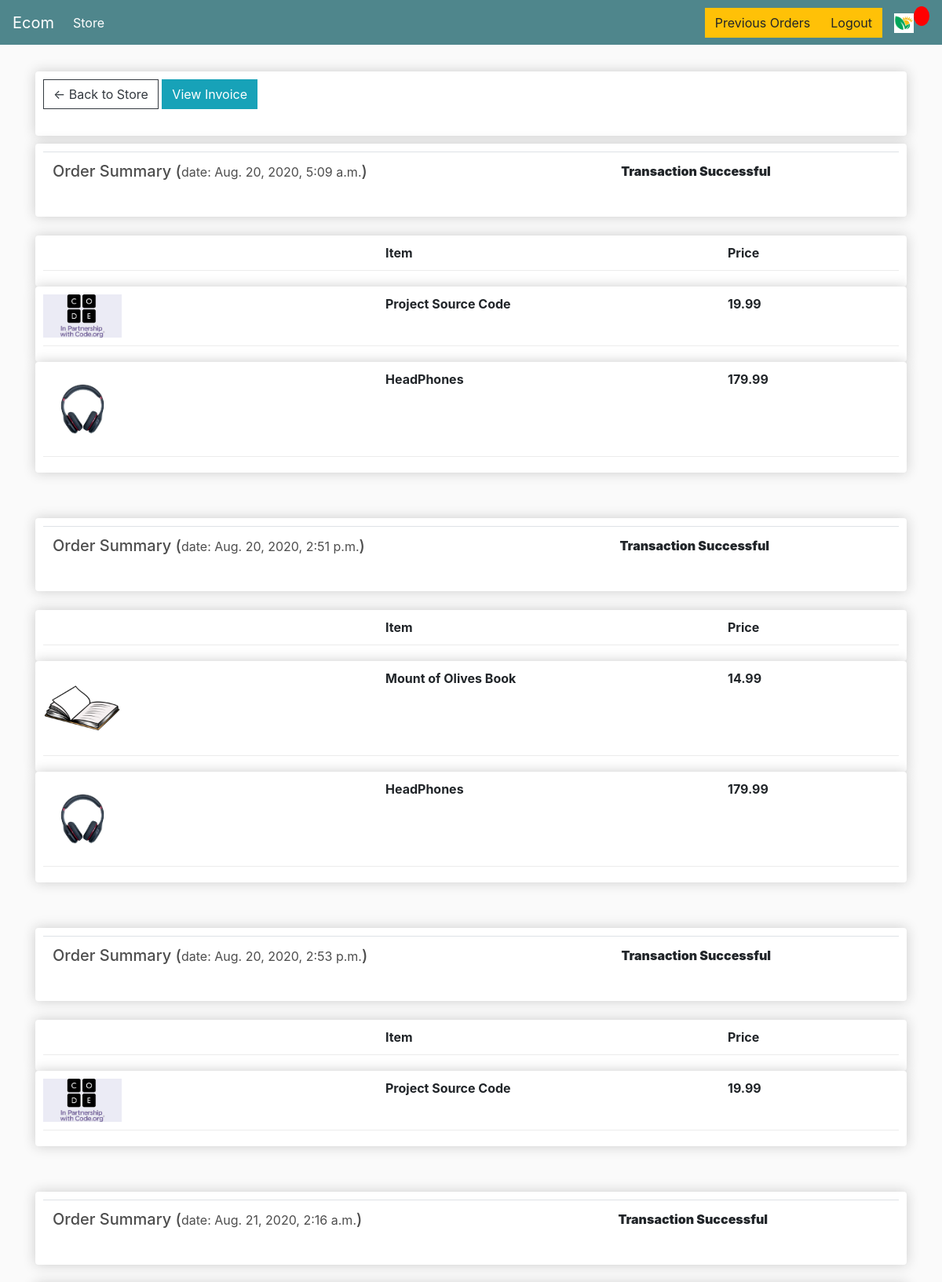
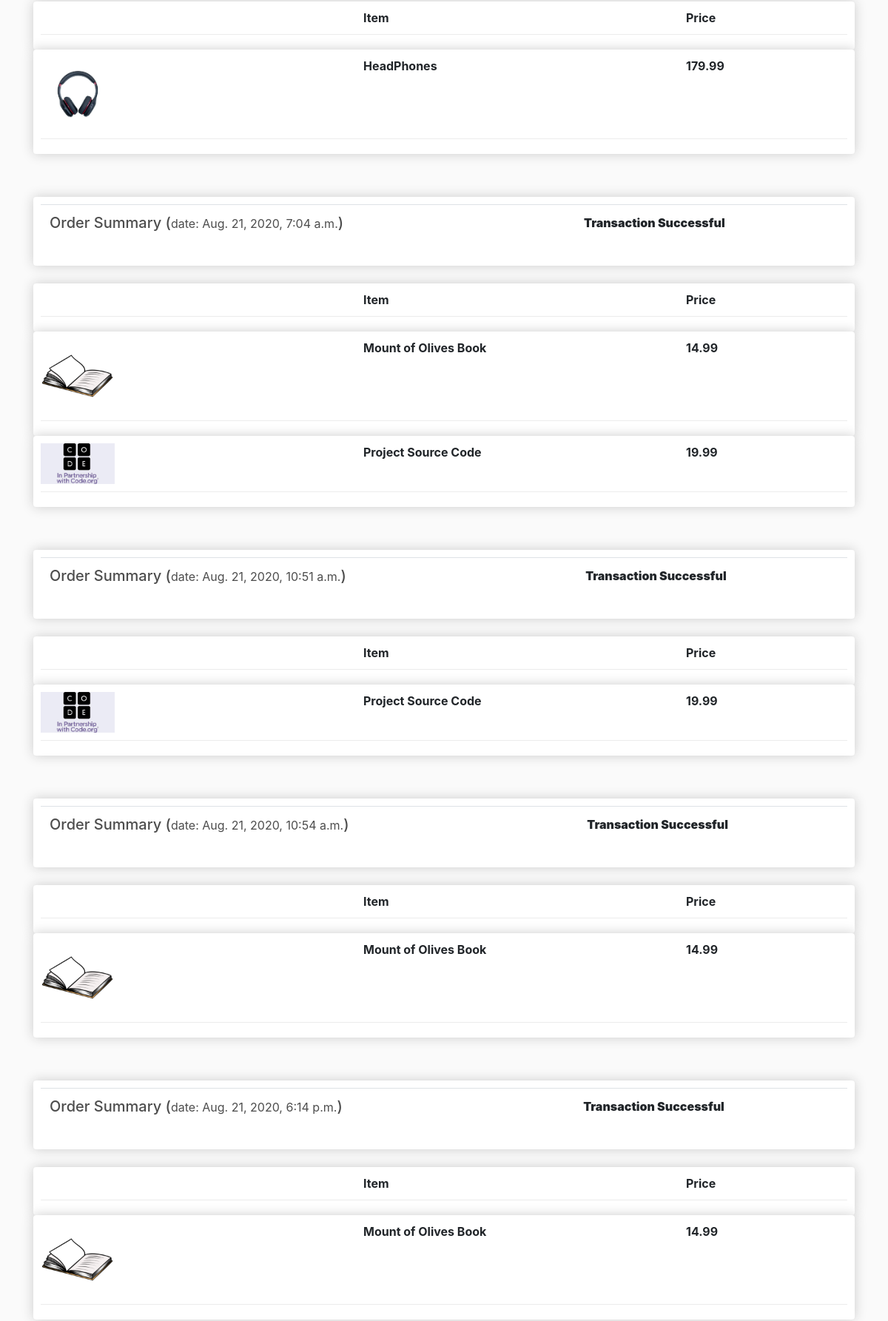
/previous_orders/ (signed in, upper part), run on the app's committed database (2 pictures, top to bottom).
### store/models.py (models this page shows, shortened)
class Order(models.Model):
    customer=models.ForeignKey(Customer,on_delete=models.SET_NULL,blank=True,null=True)
    date_ordered=models.DateTimeField(auto_now_add=True)
    complete=models.BooleanField(default=False,null=True,blank=False)
    transaction_id=models.CharField(max_length=200,null=True)

class Product(models.Model):
    CATEGORY = (
        ('Digital', 'Digital'),
        ('Not Digital', 'Not Digital'),
    )
    name=models.CharField(max_length=200,null=True)
    price=models.DecimalField(max_digits=7,decimal_places=2)
    digital=models.BooleanField(default=False,null=True,blank=True)
    image=models.ImageField(null=True,blank=True)
    shippable=models.CharField(max_length=200,null=True,blank=True,choices=CATEGORY)

### store/views.py (the view)
# urls.py: path('previous_orders/',views.previousOrders,name='previous_orders'),
@login_required(login_url='login')
def previousOrders(request):
    cur_user=request.user
    cur_cust=Customer.objects.filter(user=cur_user).first()
    cur_cust_orders=Order.objects.filter(customer=cur_cust)
    all_order_details=[]
    for order in cur_cust_orders:
        all_order_items=OrderItem.objects.filter(order=order)
        all_product_details=[]
        for orderItem in all_order_items:
            temp={'product_name':orderItem.product.name,
                  'product_image':orderItem.product.image,
                  'product_price':orderItem.product.price,
                  'product_quantity':orderItem.quantity}
            all_product_details.append(temp)
        qwe={'order':order,'details':all_product_details}
        all_order_details.append(qwe)
    data['all_order_details']=all_order_details
    context={
        'all_order_details':all_order_details,
    }
    return render(request,'store/my_orders.html',context)

### store/templates/store/my_orders.html
{% extends 'store/main.html' %}
{% load static %}
{% load crispy_forms_tags %}
{% block content %}
<div class="row">
    <div class="col-lg-12">
        <div class="box-element">
            <a href="{% url 'store' %}" class="btn btn-outline-dark">&#x2190; Back to Store</a>
            <a class="btn btn-info " target="_blank" href="{% url 'pdf_view' %}">View Invoice</a>
            <br>
            <br>
        </div>
    </div>
</div>
{% for o in all_order_details %}
    <div class="row">
        <div class="col-lg-12">
            <div class="box-element">
                <table class="table">
                    <tr>
                        <th><h5>Order Summary (<small>date: {{o.order.date_ordered}}</small>)</h5></th>
                        <th><strong>
                            {% if o.order.complete %}
                                Transaction Successful
                            {% else %}
                                Transaction Denied
                            {% endif %}
                        </strong></th>
                    </tr>
                </table>
            </div>
            <br>
            <div class="box-element">
                <div class="cart-row">
                    <div style="flex:2">
                    </div>
                    <div style="flex:2">
                        <strong>Item</strong>
                    </div>
                    <div style="flex:1">
                        <strong>Price</strong>
                    </div>
                </div>
            </div>
            {% for detail in o.details %}
                <div class="box-element">
                    <div class="cart-row">
                        <div style="flex:2">
                            <img class="row-image" src="{{detail.product_image.url}}">
                        </div>
                        <div style="flex:2">
                            <strong>{{detail.product_name}}</strong>
                        </div>
                        <div style="flex:1">
                            <strong>{{detail.product_price}}</strong>
                        </div>
                    </div>
                </div>
            {% endfor %}
        </div>
    </div>
    <br>
    <br>
{% endfor %}
{% endblock content %}

### static/css/main.css (style rules this page uses)
body { background-color: hsl(0, 0%, 98%); }
h1,h2,h3,h4,h5,h6 { color:hsl(0, 0%, 30%); }
.box-element { box-shadow:hsl(0, 0%, 80%) 0 0 16px; background-color: #fff; border-radius: 4px; padding: 10px; }
.col-lg-4, .col-lg-6, .col-lg-8, .col-lg-12 { margin-top: 10px; }
.btn { border-radius: 0; }
.row-image { width: 100px; }
.cart-row { display: flex; align-items: flex-stretch; padding-bottom: 10px; margin-bottom: 10px; border-bottom: 1px solid #ececec; }

### data on the page
Order: order.date_ordered "Aug. 20, 2020, 5:09 a.m.", complete "Transaction Successful"
Product: product_name "Project Source Code" "Project Source Code" "Project Source Code" "Project Source Code", product_price "19.99" "19.99" "19.99" "19.99"
Product: product_name "HeadPhones" "HeadPhones" "HeadPhones", product_price "179.99" "179.99" "179.99"
Order: order.date_ordered "Aug. 20, 2020, 2:51 p.m.", complete "Transaction Successful"
Product: product_name "Mount of Olives Book" "Mount of Olives Book" "Mount of Olives Book" "Mount of Olives Book", product_price "14.99" "14.99" "14.99" "14.99"
Order: order.date_ordered "Aug. 20, 2020, 2:53 p.m.", complete "Transaction Successful"
Order: order.date_ordered "Aug. 21, 2020, 2:16 a.m.", complete "Transaction Successful"
Order: order.date_ordered "Aug. 21, 2020, 7:04 a.m.", complete "Transaction Successful"
Order: order.date_ordered "Aug. 21, 2020, 10:51 a.m.", complete "Transaction Successful"
Order: order.date_ordered "Aug. 21, 2020, 10:54 a.m.", complete "Transaction Successful"
Order: order.date_ordered "Aug. 21, 2020, 6:14 p.m.", complete "Transaction Successful"
